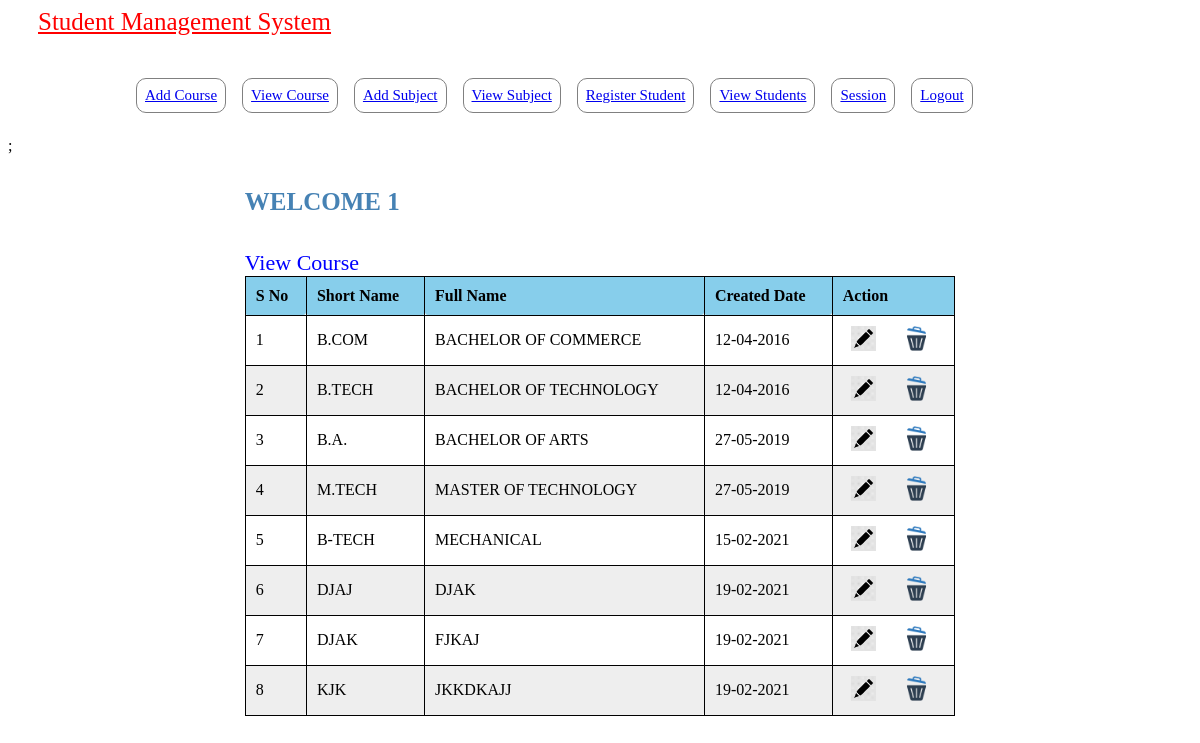
/pages/view-course.php (signed in), run on the app's committed database.
### tables this page shows
CREATE TABLE `tbl_course` (
  `cid` int(11) NOT NULL,
  `cshort` varchar(250) DEFAULT NULL,
  `cfull` varchar(250) DEFAULT NULL,
  `cdate` varchar(50) DEFAULT NULL,
  `update_date` varchar(200) DEFAULT NULL
);

### config/DbFunction.php (called while the page is built, shortened)
<?php
class DbFunction{
function showCourse(){
	$db = Database::getInstance();
	$mysqli = $db->getConnection();
	$query = "SELECT * FROM tbl_course ";
	$stmt= $mysqli->query($query);
	return $stmt;
}
}
?>

### pages/view-course.php (the view, shortened to what this page needs)
<?php
include('../config/DbFunction.php');
$obj = new DbFunction();
$rs = $obj->showCourse();
?>
<!DOCTYPE html>
<html lang="en">
<head>
</head>
<body>
<div id="wrapper">
    <?php include('leftbar.php') ?>;
    <nav>
        <div class="center">
            <div>
                <div class="center;" style="color: steelblue; font-size: 25px">
                    <h4 > <?php echo strtoupper("welcome" . " " . htmlentities($_SESSION['login'])); ?></h4>
                </div>
                <div style="font-size: 22px; color: blue">
                    View Course
                </div>
                <div>
                    <table>
                        <thead>
                        <tr>
                            <th>S No</th>
                            <th>Short Name</th>
                            <th>Full Name</th>
                            <th>Created Date</th>
                            <th>Action</th>
                        </tr>
                        </thead>
                        <tbody>
                        <?php
                        $sn = 1;
                        while ($res = $rs->fetch_object()) {
                            ?>
                            <tr class="odd gradeX">
                                <td><?php echo $sn ?></td>
                                <td><?php echo htmlentities(strtoupper($res->cshort)); ?></td>
                                <td><?php echo htmlentities(strtoupper($res->cfull)); ?></td>
                                <td><?php echo htmlentities($res->cdate); ?></td>
                                <td>&nbsp;&nbsp;<a
                                            href="edit-course.php?cid=<?php echo htmlentities($res->cid); ?>"><img
                                                src="../icon/icon%20edit.jpg" width="25px" height="25px"></a> &nbsp;&nbsp;&nbsp;&nbsp;&nbsp;
                                    <a href="view-course.php?del=<?php echo htmlentities($res->cid); ?>"><img
                                                src="../icon/delicon.png" width="25px" height="25px"></td>
                            </tr>
                            <?php $sn++;
                        } ?>
                        </tbody>
                    </table>
</body>
</html>

### pages/view-course.php (style rules this page uses)
.center { margin: auto; width: 60%; }
table { width:100%; }
table, th, td { border: 1px solid black; border-radius: 3px; border-collapse: collapse; }
th { background-color: skyblue; }
th, td { padding: 10px; text-align: left; }
tr:nth-child(even) { background-color: #eee; }

### data on the page
tbl_course: cshort "B.COM", cfull "BACHELOR OF COMMERCE", cdate "12-04-2016"
tbl_course: cshort "B.TECH", cfull "BACHELOR OF TECHNOLOGY", cdate "12-04-2016"
tbl_course: cshort "B.A.", cfull "BACHELOR OF ARTS", cdate "27-05-2019"
tbl_course: cshort "M.TECH", cfull "MASTER OF TECHNOLOGY", cdate "27-05-2019"
tbl_course: cshort "B-TECH", cfull "MECHANICAL", cdate "15-02-2021"
tbl_course: cshort "DJAJ", cfull "DJAK", cdate "19-02-2021"
tbl_course: cshort "DJAK", cfull "FJKAJ", cdate "19-02-2021"
tbl_course: cshort "KJK", cfull "JKKDKAJJ", cdate "19-02-2021"
